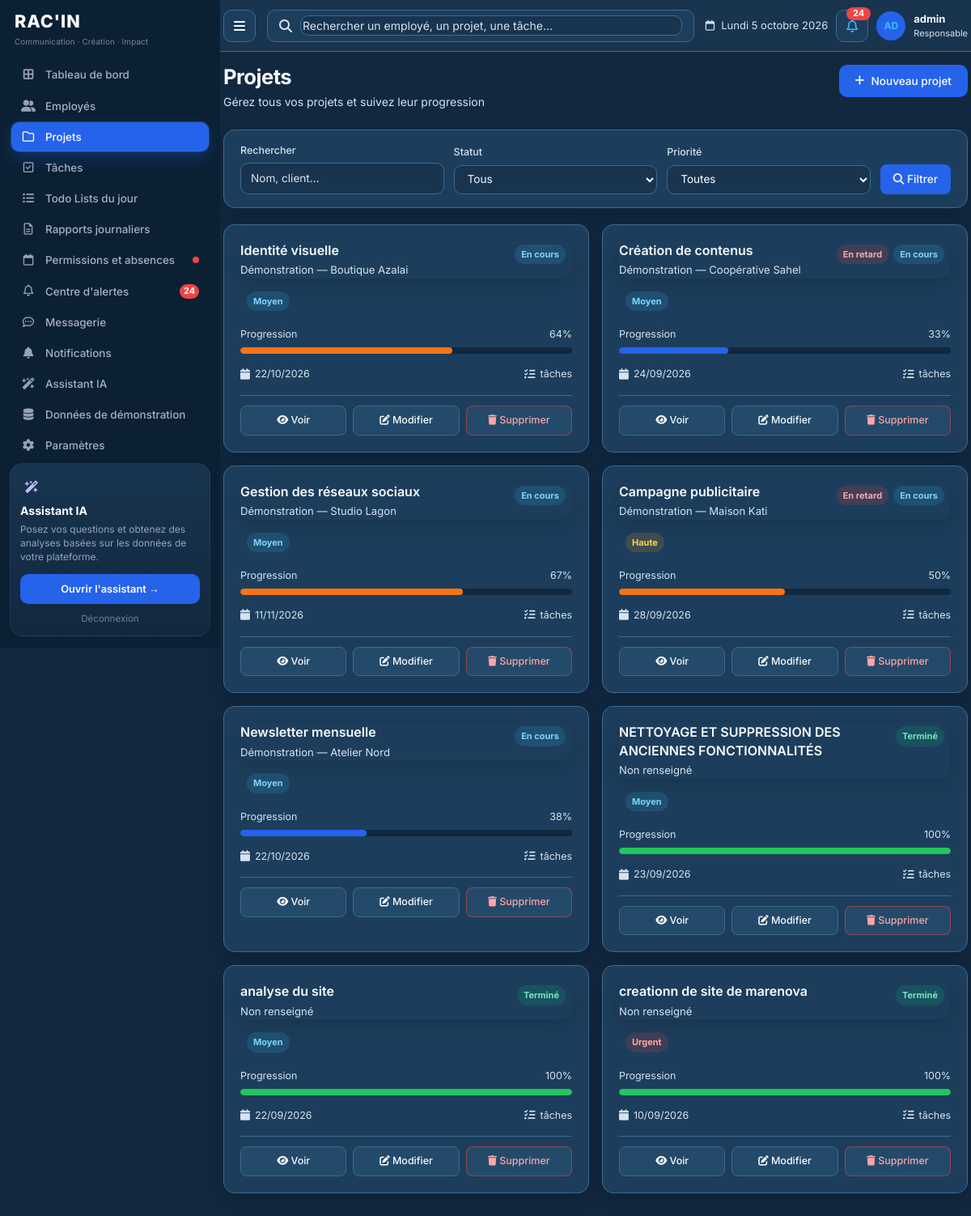
Screenshot of /projects/ (signed in) with the database file from the repository.
### authentication/models.py (models this page shows, shortened)
class User(AbstractUser):
    ROLE_CHOICES = [
        ('admin', _('Administrateur')),
        ('employee', _('Employé')),
    ]
    GENDER_CHOICES = [
        ('M', _('Homme')),
        ('F', _('Femme')),
        ('O', _('Autre')),
    ]
    role = models.CharField(
        max_length=20,
        choices=ROLE_CHOICES,
        default='employee',
        verbose_name=_('Rôle')
    )
    photo = models.ImageField(
        upload_to='profile_photos/',
        blank=True,
        null=True,
        verbose_name=_('Photo de profil')
    )
    phone = models.CharField(
        max_length=20,
        blank=True,
        verbose_name=_('Téléphone')
    )
    birth_date = models.DateField(
        blank=True,
        null=True,
        verbose_name=_('Date de naissance')
    )
    gender = models.CharField(
        max_length=1,
        choices=GENDER_CHOICES,
        blank=True,
        null=True,
        verbose_name=_('Genre')
    )
    address = models.TextField(
        blank=True,
        verbose_name=_('Adresse')
    )
    bio = models.TextField(
        blank=True,
        verbose_name=_('Bio')
    )
    is_demo = models.BooleanField(
        default=False,
        verbose_name=_('Donnée de démonstration'),
        help_text=_("Compte créé par le générateur. Il ne représente pas un employé réel."),
    )
    class Meta:
        verbose_name = _('Utilisateur')
        verbose_name_plural = _('Utilisateurs')
    def is_admin(self):
        return self.role == 'admin'

### projects/models.py (models this page shows, shortened)
class Project(models.Model):
    STATUS_CHOICES = [
        ('planning', _('Planification')),
        ('in_progress', _('En cours')),
        ('on_hold', _('En pause')),
        ('completed', _('Terminé')),
        ('cancelled', _('Annulé')),
    ]
    PRIORITY_CHOICES = [
        ('low', _('Faible')),
        ('medium', _('Moyen')),
        ('high', _('Haute')),
        ('urgent', _('Urgent')),
    ]
    name = models.CharField(
        max_length=200,
        verbose_name=_('Nom du projet')
    )
    description = models.TextField(
        blank=True,
        verbose_name=_('Description')
    )
    client = models.CharField(
        max_length=200,
        verbose_name=_('Client')
    )
    start_date = models.DateField(
        verbose_name=_('Date de début')
    )
    end_date = models.DateField(
        verbose_name=_('Date de fin')
    )
    status = models.CharField(
        max_length=20,
        choices=STATUS_CHOICES,
        default='planning',
        verbose_name=_('Statut')
    )
    priority = models.CharField(
        max_length=20,
        choices=PRIORITY_CHOICES,
        default='medium',
        verbose_name=_('Priorité')
    )
    progress = models.IntegerField(
        default=0,
        validators=[MinValueValidator(0), MaxValueValidator(100)],
        verbose_name=_('Progression (%)')
    )
    budget = models.DecimalField(
        max_digits=12,
        decimal_places=2,
        blank=True,
        null=True,
        verbose_name=_('Budget')
    )
    assigned_employees = models.ManyToManyField(
        Employee,
        related_name='projects',
        blank=True,
        verbose_name=_('Employés assignés')
    )
    is_demo = models.BooleanField(
        default=False,
        verbose_name=_('Donnée de démonstration'),
        help_text=_("Projet créé par le générateur. Il ne représente pas un projet réel."),
    )
    created_at = models.DateTimeField(
        auto_now_add=True,
        verbose_name=_('Créé le')
    )
    updated_at = models.DateTimeField(
        auto_now=True,
        verbose_name=_('Mis à jour le')
    )
    class Meta:
        verbose_name = _('Projet')
        verbose_name_plural = _('Projets')
        ordering = ['-created_at']
    ICON_COLORS = (
        '#F97316', '#8B5CF6', '#14B8A6', '#0F172A', '#EC4899',
        '#2563EB', '#22C55E', '#EAB308', '#EF4444', '#06B6D4',
    )
    @property
    def is_overdue(self):
        from django.utils import timezone
        return self.end_date < timezone.now().date() and self.status != 'completed'

### projects/views.py (the view)
# urls.py: path('', views.project_list, name='list'),
@login_required
def project_list(request):
    from projects.progress import link_employee_tasks, sync_queryset
    if not request.user.is_admin():
        employee = _employee_or_none(request.user)
        if employee:
            link_employee_tasks(employee)
    base_qs = _visible_projects(request)
    sync_queryset(base_qs)
    if not request.user.is_admin():
        return _employee_project_list(request, _visible_projects(request))
    projects = base_qs
    search_query = request.GET.get('search', '')
    status_filter = request.GET.get('status', '')
    priority_filter = request.GET.get('priority', '')
    if search_query:
        projects = projects.filter(
            Q(name__icontains=search_query) |
            Q(client__icontains=search_query) |
            Q(description__icontains=search_query)
        )
    if status_filter == 'late':
        projects = projects.filter(end_date__lt=timezone.now().date()).exclude(
            status__in=['completed', 'cancelled']
        )
    elif status_filter:
        projects = projects.filter(status=status_filter)
    if priority_filter:
        projects = projects.filter(priority=priority_filter)
    form = ProjectSearchForm(initial={
        'search': search_query,
        'status': status_filter,
        'priority': priority_filter
    })
    return render(request, 'projects/project_list.html', {
        'projects': projects,
        'form': form,
        'search_query': search_query,
    })

### templates/projects/project_list.html (shortened to what this page needs)
{% extends 'base.html' %}
{% block content %}
<div class="projects-page">
    <div class="projects-header">
        <div>
            <h1 class="projects-title">Projets</h1>
            <p class="projects-subtitle">Gérez tous vos projets et suivez leur progression</p>
        </div>
        <div class="projects-header-actions">
            <a href="{% url 'projects:create' %}" class="btn-add-project">
                <i class="fas fa-plus"></i>
                Nouveau projet
            </a>
        </div>
    </div>
    <div class="filters-card">
        <form method="get" class="filters-form">
            <div class="filter-group">
                <label>Rechercher</label>
                <input type="text" name="search" value="{{ request.GET.search }}" placeholder="Nom, client...">
            </div>
            <div class="filter-group">
                <label>Statut</label>
                <select name="status">
                    <option value="">Tous</option>
                </select>
            </div>
            <div class="filter-group">
                <label>Priorité</label>
                <select name="priority">
                    <option value="">Toutes</option>
                </select>
            </div>
            <button type="submit" class="btn-filter">
                <i class="fas fa-search"></i> Filtrer
            </button>
        </form>
    </div>
    {% if projects %}
    <div class="projects-grid">
        {% for project in projects %}
        <div class="project-card">
            <div class="project-card-header">
                <div>
                    <h3 class="project-name">{{ project.name }}</h3>
                    <p class="project-client">{{ project.client|default:"—" }}</p>
                </div>
                <div class="project-badges">
                    {% if project.is_overdue %}
                        <span class="project-badge overdue">En retard</span>
                    {% endif %}
                    <span class="project-badge {{ project.status }}">{{ project.get_status_display }}</span>
                </div>
            </div>
            <div class="project-badges" style="margin-bottom: 12px;">
                <span class="project-badge {{ project.priority }}">{{ project.get_priority_display }}</span>
            </div>
            <div class="project-progress">
                <div class="progress-label">
                    <span>Progression</span>
                    <span>{{ project.progress }}%</span>
                </div>
                <div class="progress-bar-container">
                    <div class="progress-bar-fill {% if project.progress >= 80 %}completed{% elif project.progress >= 50 %}high{% endif %}" style="width: {{ project.progress }}%"></div>
                </div>
            </div>
            <div class="project-meta">
                <div class="project-meta-item">
                    <i class="fas fa-calendar"></i>
                    <span>{{ project.end_date|date:"d/m/Y" }}</span>
                </div>
                <div class="project-meta-item">
                    <i class="fas fa-tasks"></i>
                    <span>{{ project.task_set.count }} tâches</span>
                </div>
            </div>
            <div class="project-actions">
                <a href="{% url 'projects:detail' project.pk %}" class="project-action-btn view">
                    <i class="fas fa-eye"></i> Voir
                </a>
                <a href="{% url 'projects:update' project.pk %}" class="project-action-btn edit">
                    <i class="fas fa-edit"></i> Modifier
                </a>
                <a href="{% url 'projects:delete' project.pk %}" class="project-action-btn delete">
                    <i class="fas fa-trash"></i> Supprimer
                </a>
            </div>
        </div>
        {% endfor %}
    </div>
    {% endif %}
</div>
{% endblock %}

### templates/base.html (shortened to what this page needs)
{% load static %}
<!DOCTYPE html>
<html lang="fr">
<head>
    <link href="https://cdn.jsdelivr.net/npm/bootstrap@5.3.0/dist/css/bootstrap.min.css" rel="stylesheet">
    <link href="https://cdnjs.cloudflare.com/ajax/libs/font-awesome/6.4.0/css/all.min.css" rel="stylesheet">
    <link rel="stylesheet" href="{% static 'css/platform.css' %}?v=3">
</head>
<body class="{% block body_class %}{% endblock %}">
    {% if user.is_authenticated %}
    <div class="container-fluid">
        <div class="row app-row">
            <div class="sidebar sidebar-racin p-0">
                <div class="racin-brand">
                    <div class="racin-logo">RAC'IN</div>
                    <div class="racin-tag">Communication · Création · Impact</div>
                </div>
                <nav class="sidebar-nav nav flex-column">
                    {% if user.is_admin %}
                    <a class="nav-link {% if request.resolver_match.url_name == 'home' and request.resolver_match.namespace == 'dashboard' %}active{% endif %}" href="{% url 'dashboard:home' %}">
                        <i class="fas fa-border-all"></i> Tableau de bord
                    </a>
                    <a class="nav-link {% if request.resolver_match.namespace == 'employees' %}active{% endif %}" href="{% url 'employees:list' %}">
                        <i class="fas fa-user-friends"></i> Employés
                    </a>
                    <a class="nav-link {% if request.resolver_match.namespace == 'projects' %}active{% endif %}" href="{% url 'projects:list' %}">
                        <i class="far fa-folder"></i> Projets
                    </a>
                    <a class="nav-link {% if request.resolver_match.namespace == 'tasks' and request.resolver_match.url_name != 'daily' %}active{% endif %}" href="{% url 'tasks:list' %}">
                        <i class="far fa-check-square"></i> Tâches
                    </a>
                    <a class="nav-link {% if request.resolver_match.namespace == 'tasks' and request.resolver_match.url_name == 'daily' %}active{% endif %}" href="{% url 'tasks:daily' %}">
                        <i class="fas fa-list-ul"></i> Todo Lists du jour
                    </a>
                    <a class="nav-link {% if request.resolver_match.namespace == 'reports' %}active{% endif %}" href="{% url 'reports:list' %}">
                        <i class="far fa-file-alt"></i> Rapports journaliers
                    </a>
                    <a class="nav-link {% if request.resolver_match.namespace == 'permissions' %}active{% endif %}" href="{% url 'permissions:list' %}">
                        <i class="far fa-calendar"></i> Permissions et absences
                        {% if sidebar_pending_permissions %}<span class="racin-dot"></span>{% endif %}
                    </a>
                    <a class="nav-link {% if request.resolver_match.url_name == 'delay_detection' %}active{% endif %}" href="{% url 'decision_ai:delay_detection' %}">
                        <i class="far fa-bell"></i> Centre d'alertes
                        {% if sidebar_unread_messages %}<span class="racin-badge">{{ sidebar_unread_messages }}</span>{% endif %}
                    </a>
                    <a class="nav-link {% if request.resolver_match.namespace == 'messaging' %}active{% endif %}" href="{% url 'messaging:inbox' %}">
                        <i class="far fa-comment-dots"></i> Messagerie
                    </a>
                    <a class="nav-link {% if request.resolver_match.namespace == 'notifications' %}active{% endif %}" href="{% url 'notifications:list' %}">
                        <i class="fas fa-bell"></i> Notifications
                    </a>
                    <a class="nav-link {% if request.resolver_match.url_name == 'assistant' %}active{% endif %}" href="{% url 'decision_ai:assistant' %}">
                        <i class="fas fa-wand-magic-sparkles"></i> Assistant IA
                    </a>
                    <a class="nav-link {% if request.resolver_match.url_name == 'demo_data' %}active{% endif %}" href="{% url 'employees:demo_data' %}">
                        <i class="fas fa-database"></i> Données de démonstration
                    </a>
                    <a class="nav-link {% if request.resolver_match.namespace == 'authentication' and request.resolver_match.url_name != 'logout' %}active{% endif %}" href="{% url 'authentication:profile' %}">
                        <i class="fas fa-cog"></i> Paramètres
                    </a>
                    {% endif %}
                </nav>
                {% if user.is_admin %}
                {% block sidebar_card %}
                <div class="racin-ai">
                    <div class="racin-ai-icon"><i class="fas fa-wand-magic-sparkles"></i></div>
                    <h6>Assistant IA</h6>
                    <p>Posez vos questions et obtenez des analyses basées sur les données de votre plateforme.</p>
                    <a class="racin-ai-btn" href="{% url 'decision_ai:assistant' %}">Ouvrir l'assistant →</a>
                    <a class="racin-logout" href="{% url 'authentication:logout' %}">Déconnexion</a>
                </div>
                {% endblock %}
                {% endif %}
            </div>
            <div class="racin-content">
                <header class="app-header">
                    <button class="app-icon-btn" type="button" id="app-menu" aria-label="Menu"><i class="fas fa-bars"></i></button>
                    <form class="app-search" method="get" action="{% url 'dashboard:search' %}">
                        <i class="fas fa-search"></i>
                        <input type="search" name="q" placeholder="{% if user.is_admin %}Rechercher un employé, un projet, une tâche...{% else %}Rechercher un projet, une tâche...{% endif %}" aria-label="Recherche">
                    </form>
                    <div class="app-tools">
                        <div class="app-date"><i class="far fa-calendar"></i> {{ header_date_label }}</div>
                        <a class="app-icon-btn" href="{% url 'notifications:list' %}" aria-label="Notifications">
                            <i class="far fa-bell"></i>
                            {% if sidebar_unread_messages %}<span class="app-badge">{{ sidebar_unread_messages }}</span>{% endif %}
                        </a>
                        <a class="app-user" href="{% url 'authentication:profile' %}">
                            <span class="app-avatar">{{ header_initials }}</span>
                            <span><strong>{{ header_name }}</strong><span>{{ header_role }}</span></span>
                        </a>
                    </div>
                </header>
    {% endif %}
                {% block content %}{% endblock %}
    {% if user.is_authenticated %}
            </div>
        </div>
    </div>
    {% else %}
    </div>
    {% endif %}
</body>
</html>

### rows the page displays
User: username "admin"
Project: name "Identité visuelle", client "Démonstration — Boutique Azalai", status "En cours", priority "Moyen", progress "64", end_date "22/10/2026"
Project: name "Création de contenus", client "Démonstration — Coopérative Sahel", shows "En retard", status "En cours", priority "Moyen", progress "33", end_date "24/09/2026"
Project: name "Gestion des réseaux sociaux", client "Démonstration — Studio Lagon", status "En cours", priority "Moyen", progress "67", end_date "11/11/2026"
Project: name "Campagne publicitaire", client "Démonstration — Maison Kati", shows "En retard", status "En cours", priority "Haute", progress "50", end_date "28/09/2026"
Project: name "Newsletter mensuelle", client "Démonstration — Atelier Nord", status "En cours", priority "Moyen", progress "38", end_date "22/10/2026"
Project: name "NETTOYAGE ET SUPPRESSION DES ANCIENNES FONCTIONNALITÉS", client "Non renseigné", status "Terminé", priority "Moyen", progress "100", end_date "23/09/2026"
Project: name "analyse du site", client "Non renseigné", status "Terminé", priority "Moyen", progress "100", end_date "22/09/2026"
Project: name "creationn de site de marenova", client "Non renseigné", status "Terminé", priority "Urgent", progress "100", end_date "10/09/2026"

### other values shown
{{ sidebar_unread_messages }} "24"
{{ header_date_label }} "Lundi 5 octobre 2026"
{{ header_initials }} "AD"
{{ header_role }} "Responsable"
